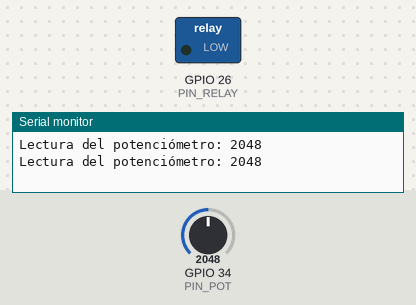
The program below on a simulated ESP32. On the bench: switched loads named in the program (green lamp = pin HIGH), the last lines printed to the serial monitor. The test bench sets the inputs (shaded band); at power-on: GPIO 34 (PIN_POT) = 2048.

Above: at 2.8 s.
2.9 s: GPIO 34 (PIN_POT) set to 2156
At 4.2 s:
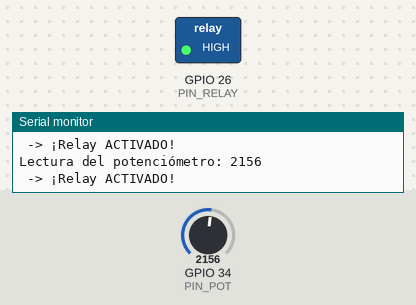
4.5 s: GPIO 34 (PIN_POT) set to 1928
6.2 s: GPIO 34 (PIN_POT) set to 1842
At 7.5 s:
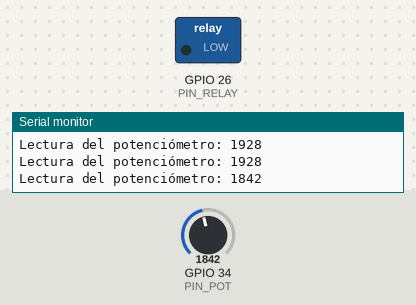
8.5 s: GPIO 34 (PIN_POT) set to 2866
At 10.3 s:
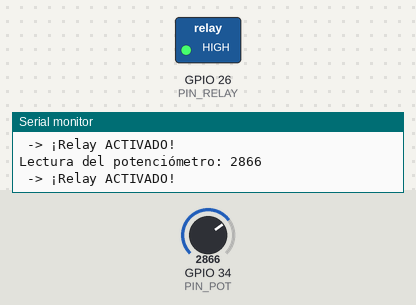
Timing chart, 0 to 11.5 s (numbered marks = the images above; inputs shaded):
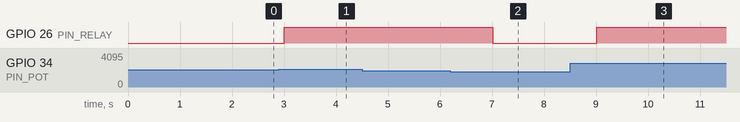

Measured:
- the behaviour switches between 2100 and 2101 on GPIO 34 (PIN_POT) (found by bisection; images 0 and 1)
- the behaviour switches between 1900 and 1899 on GPIO 34 (PIN_POT) (found by bisection; images 1 and 2)
- after the input at 2.9 s, GPIO 26 (PIN_RELAY): LOW → HIGH after 0.10 s
- after the input at 6.2 s, GPIO 26 (PIN_RELAY): HIGH → LOW after 0.81 s
- after the input at 8.5 s, GPIO 26 (PIN_RELAY): LOW → HIGH after 0.51 s

The program:

main.cpp
```cpp
#include <Arduino.h>

#define PIN_POT 34
#define PIN_RELAY 26

const int umbral = 2000;
uint64_t last = 0;

void setup() {
  Serial.begin(115200);
  pinMode(PIN_RELAY, OUTPUT);
  digitalWrite(PIN_RELAY, LOW);
}

void loop() {
  if (millis() - last > 1000){
    int valorPot = analogRead(PIN_POT);
    Serial.print("Lectura del potenciómetro: ");
    Serial.println(valorPot);
    if (valorPot > umbral+100) {
      digitalWrite(PIN_RELAY, HIGH);
      Serial.println(" -> ¡Relay ACTIVADO!");
    } else if(valorPot < 1900){
        digitalWrite(PIN_RELAY, LOW);
    }
    last = millis();
  }
}
```
